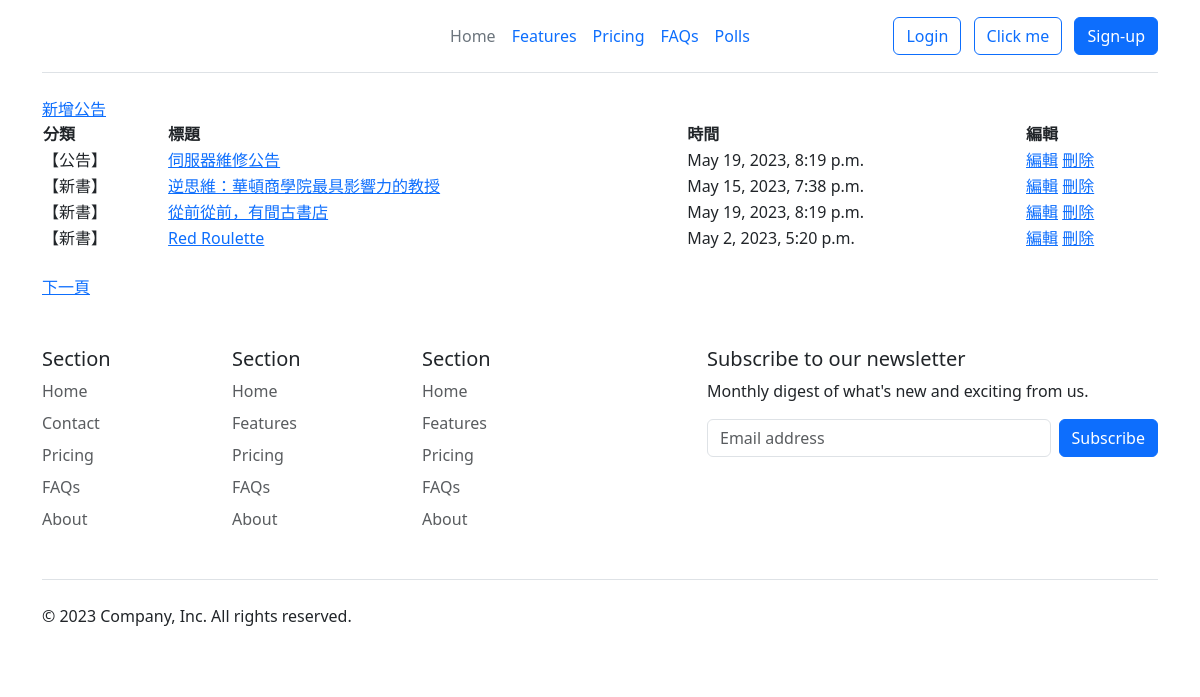
/AnnounceSystem/adminshow/, run on an earlier commit of the app's database.
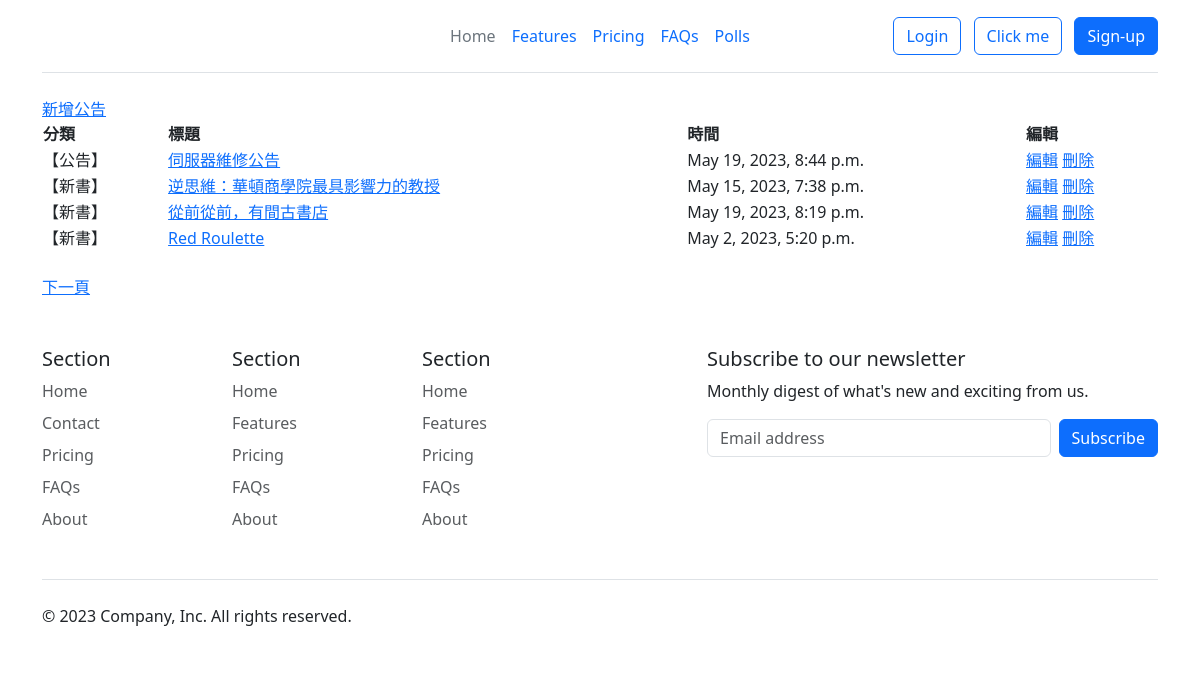
And on a later commit of the database.
### AnnounceSystem/models.py (models this page shows, shortened)
class NewsUnit(models.Model):
    catego = models.CharField(max_length=10, null=False)
    nickname = models.CharField(max_length=20, null=False)
    title = models.CharField(max_length=50, null=False)
    message = models.TextField(null=False)
    pubtime = models.DateTimeField(auto_now=True)
    enabled = models.BooleanField(default=False)
    press = models.IntegerField(default=0)

### AnnounceSystem/views.py (the view)
# urls.py: path('adminshow/', views.adminShow, name='showData'),
def adminShow(request, pageindex=None):
    global page1
    pagesize = 4
    newsall = NewsUnit.objects.all().order_by('-id')
    datasize = len(newsall)
    totpage = math.ceil(datasize / pagesize)
    if pageindex==None:
        page1 = 1
        newsunits = NewsUnit.objects.order_by('-id')[:pagesize]
    elif pageindex=='1':
        start = (page1-2)*pagesize
        if start >= 0:
            newsunits = NewsUnit.objects.order_by('-id')[start:(start+pagesize)]
            page1 -= 1
    elif pageindex=='2':
        start = page1*pagesize
        if start < datasize:
            newsunits = NewsUnit.objects.order_by('-id')[start:(start+pagesize)]
            page1 += 1
    elif pageindex=='3':
        start = (page1-1)*pagesize
        newsunits = NewsUnit.objects.order_by('-id')[start:(start+pagesize)]
    currentpage = page1
    return render(request, "AnnounceSystem/announadmin.html", locals())

### AnnounceSystem/templates/AnnounceSystem/announadmin.html (shortened to what this page needs)
{% extends 'AnnounceSystem/base.html' %}
{% block content %}
<div class="contentbox">
    <table width="100%">
        <tr>
            <a href="{% url 'AnnounceSystem:newsadd' %}" title="新聞編輯">新增公告</a>
            <th align="left">分類</th>
            <th align="left">標題</th>
            <th align="left">時間</th>
            <th align="left">編輯</th>
        </tr>
        {% for unit in newsunits %}
            <tr class="alt">
            <td><div class="typeblock">【{{ unit.catego }}】</div></td>
            <td><a href="{% url 'AnnounceSystem:newsedit' unit.id %}">{{ unit.title }}</a></td>
            <td>{{ unit.pubtime }}</td>
            <td>
                <a href="{% url 'AnnounceSystem:newsedit' unit.id %}" title="新聞編輯">編輯</a>
                <a href="{% url 'AnnounceSystem:newsdelete' unit.id %}" title="新聞刪除">刪除</a>
            </td>
            </tr>
        {% empty %}
            <div class="status warning">
                <p><span>注意</span> 目前新聞資料庫中沒有任何資料！</p>
            </div>
        {% endfor %}
    </table>
    <br>
    <div class="topfunction">
    {% if currentpage < totpage %}
        <a href="{% url 'AnnounceSystem:showData' pageindex=2 %}" title="下一頁">下一頁</a>
    {% endif %}
    </div>
</div>
{% endblock content %}

What changed in the data, as far as the page shows it:
changed NewsUnit "公告": pubtime "May 19, 2023, 8:19 p.m." → "May 19, 2023, 8:44 p.m."
